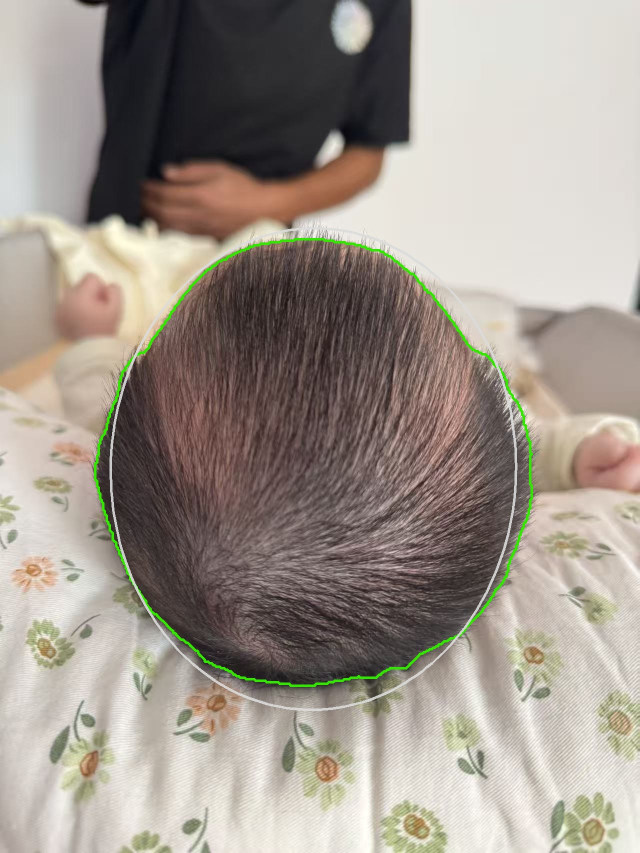
#> input picture clean_test_top.jpg, 1279 x 1706 px (shown at 1/2 size); its folder holds only this picture in this run
$ python -i sam_detector.py   (imports and definitions only)
#> lines starting #> are read from the running program, lines starting #| are printed output that depends on the picture
#> further down, picture is the input picture: shape (1706, 1279, 3); mean B, G, R 139.8, 148.9, 157.8
"""
SAM 零样本头部检测
- 俯视图: 点提示模式，3点+提前退出，~1.5秒
- 侧面图: bbox 提示 + 多点合并回退，~2秒
"""

import cv2
import numpy as np
import os
import threading
import math
from typing import Optional, Tuple

_sam_model = None
_SAM_LOCK = threading.Lock()


def _get_model():
    global _sam_model
    if _sam_model is None:
        with _SAM_LOCK:
            if _sam_model is None:
                from ultralytics import SAM
                _sam_model = SAM(os.path.join(os.path.dirname(__file__), 'mobile_sam.pt'))
    return _sam_model


# [68 lines left out: functions _score_mask, _detect_with_bbox, create_guide_mask, not called in this run]


def detect_head(image: np.ndarray, view: str = 'top',
                guide_mask: np.ndarray = None) -> Optional[Tuple[np.ndarray, np.ndarray]]:
    """
    零样本头部检测。

    view='top':  俯视图 — 点提示，3点+提前退出，~1.5秒
    view='side': 侧面图 — 点提示(同俯视)，bbox回退，~1.5秒
    guide_mask:  可选，仅俯视图使用(侧面图忽略)
    """
#> called with view = 'top'
    h_orig, w_orig = image.shape[:2]
#> h_orig = 1706; w_orig = 1279

    # 缩小到 SAM 最优处理尺寸 (跳过中间层缩放, 避免双重重采样)
    sam_max_side = 1024
    if max(h_orig, w_orig) > sam_max_side:
        scale = sam_max_side / max(h_orig, w_orig)
#> scale = 0.6
        image_small = cv2.resize(image, (int(w_orig * scale), int(h_orig * scale)))
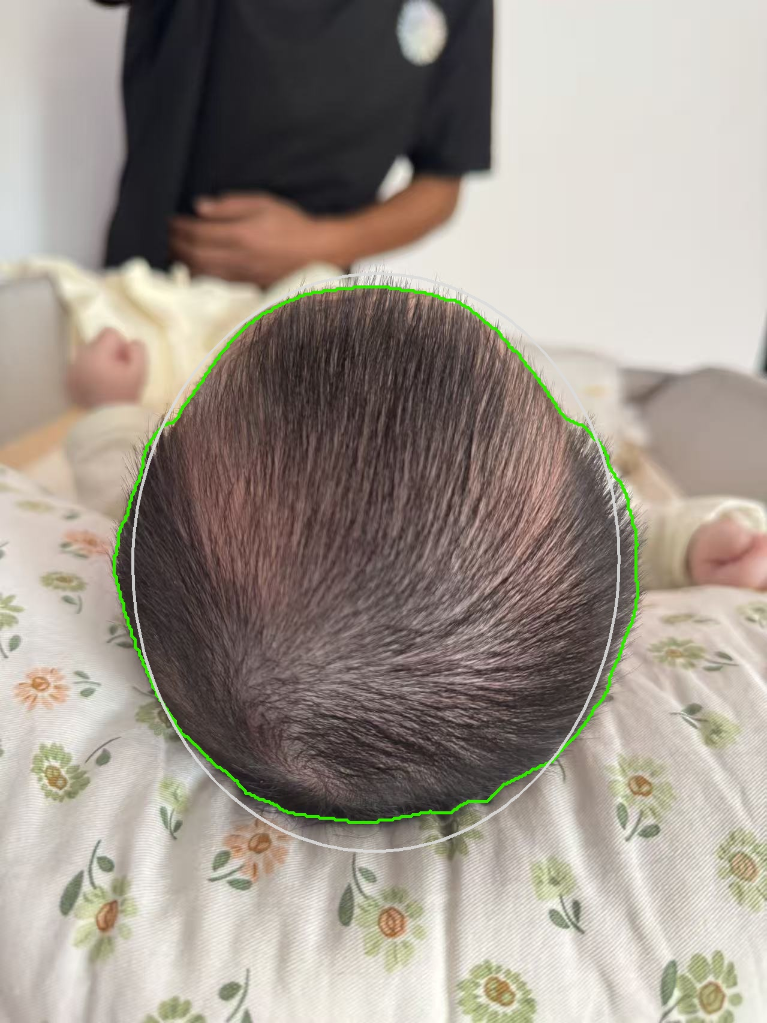
#> image_small: shape (1023, 767, 3); mean B, G, R 139.7, 148.8, 157.7
    else:
        scale = 1.0
        image_small = image

    h, w = image_small.shape[:2]
#> h = 1023; w = 767
    img_center = (w / 2, h / 2)
#> img_center = (383.5, 511.5)
    img_area = h * w
#> img_area = 784641

    # 俯视图: 引导框 mask 涂黑椭圆外区域
    if view == 'top' and guide_mask is not None:
        if guide_mask.shape[:2] != (h, w):
            guide_mask = cv2.resize(guide_mask, (w, h))
        gm = (guide_mask / 255.0).astype(np.float32)
        image_small = (image_small.astype(np.float32) * gm[:, :, None]).astype(np.uint8)

    try:
        model = _get_model()
    except Exception:
        return None

    cx, cy = w // 2, h // 2
    offset = min(w, h) // 5
    best_score, best_mask, best_contour = 0, None, None

    # ========== 统一策略: 点提示 + 提前退出 ==========
    # 俯视和侧面使用相同的点提示策略
    # MiMo Pro 审查结论: SAM点提示对"点击物体→分割整个物体"非常擅长
    # 侧面不需要crop/bbox/guide_mask — 这些反而干扰SAM
    prompt_points = [
        [cx, cy],                  # 正中 (大概率命中)
        [cx, cy - offset],         # 偏上 (头顶)
        [cx + offset, cy],         # 偏右
    ]

    for i, pt in enumerate(prompt_points):
        try:
            results = model(image_small, points=[pt], labels=[1])
        except Exception:
            continue
        if not results or results[0].masks is None or len(results[0].masks.data) == 0:
            continue
        mask = (results[0].masks.data[0].cpu().numpy() * 255).astype(np.uint8)
        score, contour = _score_mask(mask, h, w, img_center, img_area)
        if score > best_score:
            best_score = score
            best_mask = mask
            best_contour = contour
        # 提前退出: 正中点得分 >0.6 就认为找到了
        if i == 0 and best_score > 0.6:
            break

    # 侧面图点提示失败 → bbox 回退
    if view == 'side' and best_mask is None:
        mask, contour, score = _detect_with_bbox(
            model, image_small, h, w, img_center, img_area, margin=0.10)
        if mask is not None and score >= 0.3:
            best_score, best_mask, best_contour = score, mask, contour

    # ========== 回退: 自动模式 ==========
    if best_mask is None:
        try:
            results = model(image_small, retina_masks=True)
            if results and results[0].masks and len(results[0].masks.data) > 0:
                for i in range(min(len(results[0].masks.data), 20)):
                    mask = (results[0].masks.data[i].cpu().numpy() * 255).astype(np.uint8)
                    score, contour = _score_mask(mask, h, w, img_center, img_area)
                    if score > best_score:
                        best_score = score
                        best_mask = mask
                        best_contour = contour
        except Exception:
            pass

    if best_mask is None or best_score < 0.3:
        return None

    if scale != 1.0:
        best_mask = cv2.resize(best_mask, (w_orig, h_orig), interpolation=cv2.INTER_NEAREST)
        cnts, _ = cv2.findContours(best_mask, cv2.RETR_EXTERNAL, cv2.CHAIN_APPROX_SIMPLE)
        if cnts:
            best_contour = max(cnts, key=cv2.contourArea)

    # 侧面图质量门禁: mask顶部必须在画面上半区25%以内(头顶应靠近画面上缘)
    # 头占比太小时SAM只分割到脸/身体, 漏掉头顶
    if view == 'side' and best_mask is not None:
        mask_rows = np.any(best_mask > 0, axis=1)
        if mask_rows.any():
            top_row = int(np.argmax(mask_rows))
            ratio = top_row / (h_orig if scale != 1.0 else h)
            if ratio > 0.25:
                return None

    return best_mask, best_contour

>>> import cv2
>>> picture = cv2.imread('../clean_test_top.jpg')
#> (the run stopped early here; a loop or call above may not have finished)

$ run again, on 2796d120cf1f0a549c09747cd329fde6.jpg
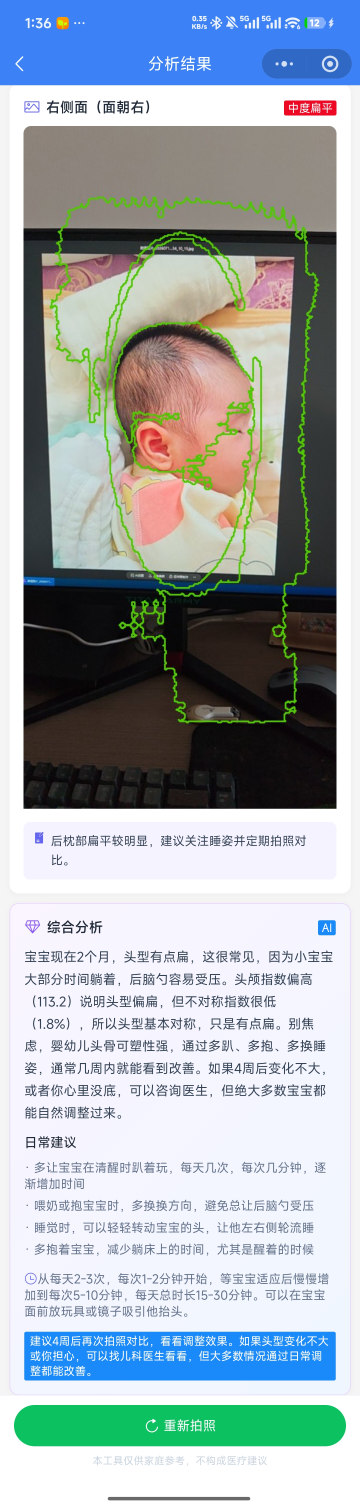
#> input picture 2796d120cf1f0a549c09747cd329fde6.jpg, 1440 x 6021 px (shown at 1/4 size)
#> picture is the input picture: shape (6021, 1440, 3); mean B, G, R 179.2, 174.4, 164.8
#> in detect_head, `image_small = cv2.resize(image, (int(w_orig * scale), int(h_orig * sca..`:
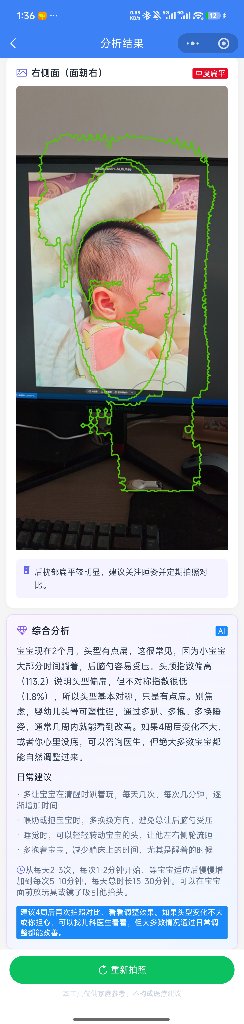
#> image_small: shape (1024, 244, 3); mean B, G, R 179.4, 174.5, 165.1
